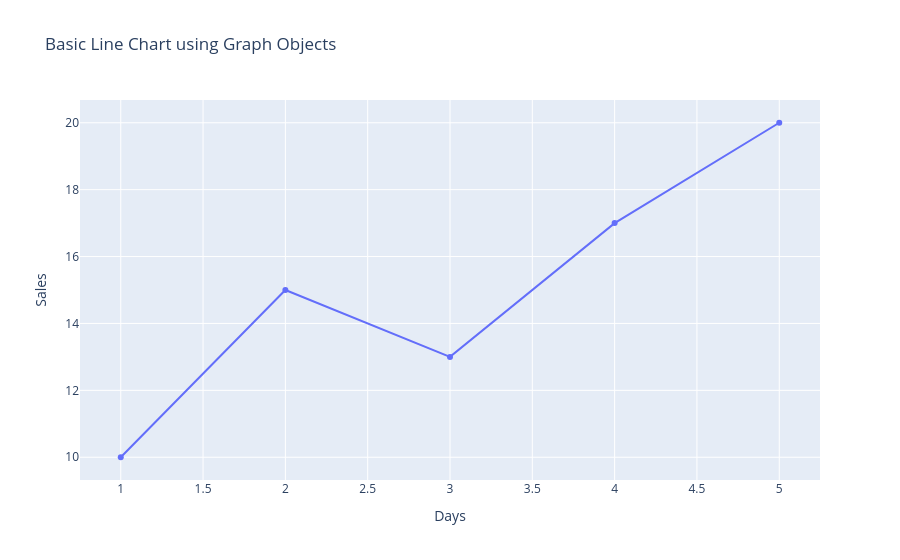

Source (notebook cell):
### Markdown cell above
# Demo Codes

### Code cell
# Demo Codes using Plotly Graph Objects 

import plotly.graph_objects as go

# Data
x = [1, 2, 3, 4, 5]
y = [10, 15, 13, 17, 20]

# Figure create
fig = go.Figure()

# Add line trace
fig.add_trace(
    go.Scatter(
        x=x,
        y=y,
        mode='lines+markers', 
        name='Sales'
    )
)

# Layout customization
fig.update_layout(
    title="Basic Line Chart using Graph Objects",
    xaxis_title="Days",
    yaxis_title="Sales"
)

fig.show()

### Figure 1 — Plotly figure (JSON) as saved in the notebook; plotly's stock layout.template omitted (floating-point values rounded to 4 significant figures)
{"data": [{"mode": "lines+markers", "name": "Sales", "type": "scatter", "x": [1, 2, 3, 4, 5], "y": [10, 15, 13, 17, 20]}], "layout": {"title": {"text": "Basic Line Chart using Graph Objects"}, "xaxis": {"title": {"text": "Days"}}, "yaxis": {"title": {"text": "Sales"}}}}
